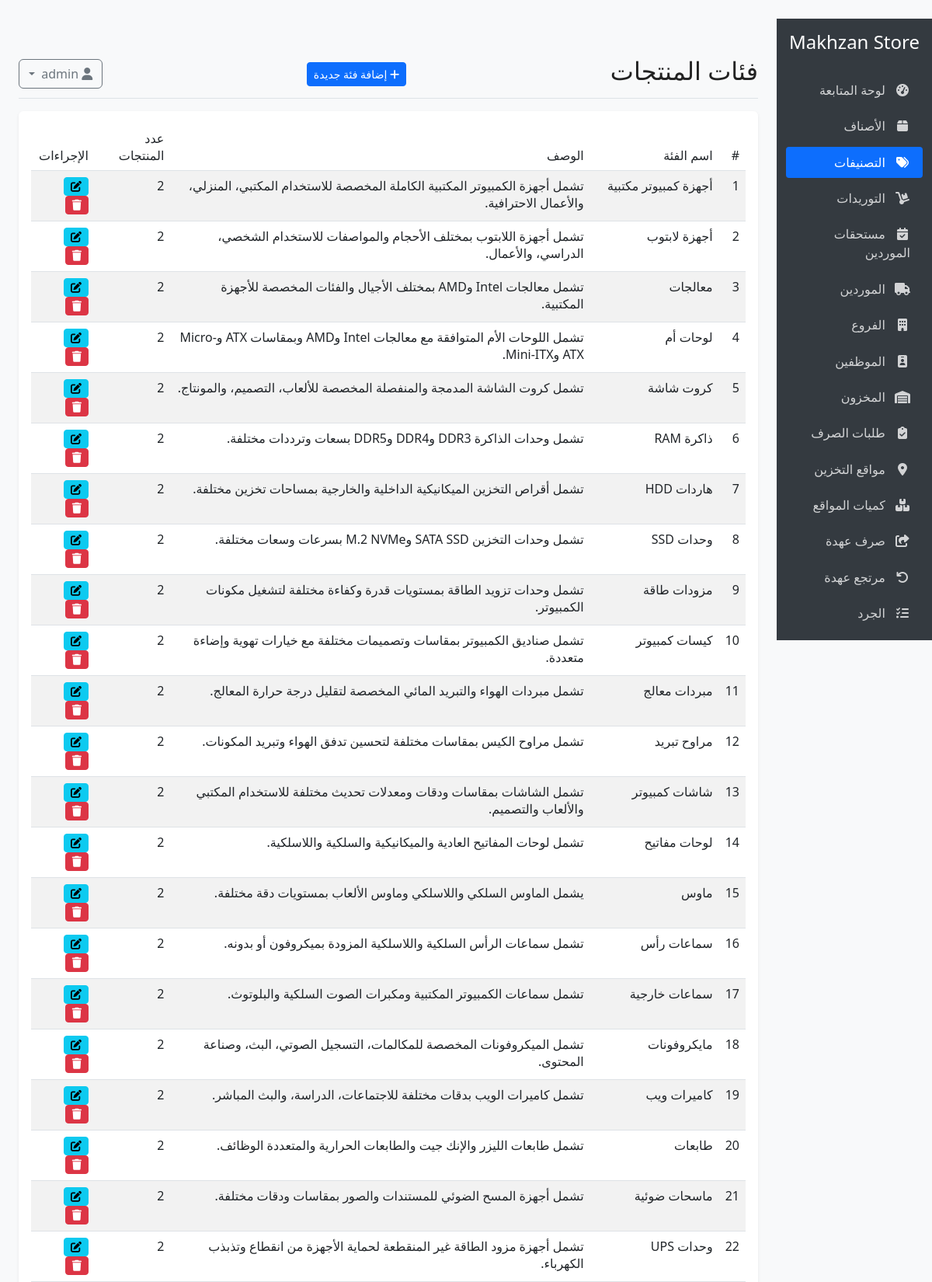
Page /categories (signed in, upper part) on the committed database.
### models.py (models this page shows, shortened)
class Setting(db.Model):
    __tablename__ = 'settings'
    id = db.Column(db.Integer, primary_key=True)
    key = db.Column(db.String(50), unique=True, nullable=False)
    value = db.Column(db.Text, nullable=True)

class Category(db.Model):
    __tablename__ = 'categories'
    id = db.Column(db.Integer, primary_key=True)
    name = db.Column(db.String(100), nullable=False)
    description = db.Column(db.Text, nullable=True)
    notes = db.Column(db.Text, nullable=True)
    products = db.relationship('Product', backref='category', lazy=True)

### app.py (the view)
@app.route('/categories')
@login_required
def categories():
    categories = Category.query.all()
    form = CategoryForm()
    return render_template('categories/index.html', categories=categories, form=form)

### app.py (called while the page is built)
def user_permissions(user):
    if not user or not user.is_authenticated:
        return set()
    if user.role == 'admin':
        return set(ALL_PERMISSION_CODES)
    permissions = set(ROLE_DEFAULT_PERMISSIONS.get(user.role, set()))
    permissions.update(parse_permissions(getattr(user, 'custom_permissions', None)))
    return permissions

def has_permission(permission_code):
    if not permission_code:
        return current_user.is_authenticated
    return permission_code in user_permissions(current_user)

@app.before_request
def enforce_endpoint_permissions():
    if request.endpoint in (None, 'static', 'login', 'logout'):
        return None
    permission_code = ENDPOINT_PERMISSIONS.get(request.endpoint)
    if permission_code and current_user.is_authenticated and not has_permission(permission_code):
        flash('ليس لديك صلاحية الوصول لهذه الصفحة أو تنفيذ هذا الإجراء.', 'danger')
        return redirect(url_for('index'))
    return None

@login_manager.user_loader
def load_user(user_id):
    user = User.query.get(int(user_id))
    if user and not user.is_active:
        return None
    return user

@app.before_request
def hide_retail_pages_in_company_mode():
    path = request.path.rstrip('/') or '/'
    if path.startswith('/static') or not current_user.is_authenticated:
        return None
    if any(path == prefix or path.startswith(f'{prefix}/') for prefix in RETAIL_ONLY_PREFIXES):
        flash('تم إخفاء صفحات البيع والعملاء والكاشير لأن النظام مضبوط كمخزن شركة داخلي.', 'warning')
        return redirect(url_for('index'))
    if path in RETAIL_ONLY_REPORT_PATHS:
        flash('هذا التقرير خاص بالبيع التجاري وغير مستخدم في نظام مخازن الشركة.', 'warning')
        return redirect(url_for('reports'))
    return None

@app.context_processor
def inject_settings():
    from models import Setting
    settings = {s.key: s.value for s in Setting.query.all()}
    def page_url(page):
        args = request.args.to_dict(flat=True)
        args['page'] = page
        return url_for(request.endpoint, **(request.view_args or {}), **args)
    return dict(settings=settings, page_url=page_url, can=has_permission, permission_groups=PERMISSION_GROUPS, display_email=display_user_email)

### templates/categories/index.html (shortened to what this page needs)
{% extends "base.html" %}
{% block header %}فئات المنتجات{% endblock %}
{% block header_buttons %}
{% if can('categories.manage') %}
<button type="button" class="btn btn-sm btn-primary" data-bs-toggle="modal" data-bs-target="#addCategoryModal">
    <i class="fas fa-plus"></i> إضافة فئة جديدة
</button>
{% endif %}
{% endblock %}
{% block content %}
<div class="card">
    <div class="card-body">
        <div class="table-responsive">
            <table class="table table-striped table-hover">
                <thead>
                    <tr>
                        <th>#</th>
                        <th>اسم الفئة</th>
                        <th>الوصف</th>
                        <th>عدد المنتجات</th>
                        <th>الإجراءات</th>
                    </tr>
                </thead>
                <tbody>
                    {% for category in categories %}
                    <tr>
                        <td>{{ category.id }}</td>
                        <td>{{ category.name }}</td>
                        <td>{{ category.description }}</td>
                        <td>{{ category.products|length }}</td>
                        <td>
                            {% if can('categories.manage') %}
                            <button type="button" class="btn btn-sm btn-info" data-bs-toggle="modal" data-bs-target="#editCategoryModal{{ category.id }}">
                                <i class="fas fa-edit"></i>
                            </button>
                            <button type="button" class="btn btn-sm btn-danger" data-bs-toggle="modal" data-bs-target="#deleteCategoryModal{{ category.id }}">
                                <i class="fas fa-trash"></i>
                            </button>
                            {% endif %}
                        </td>
                    </tr>
                    {% endfor %}
                </tbody>
            </table>
        </div>
    </div>
</div>
{% endblock %}

### templates/base.html (shortened to what this page needs)
﻿<!DOCTYPE html>
<html lang="ar" dir="rtl">
<head>
    <link rel="stylesheet" href="https://cdn.jsdelivr.net/npm/bootstrap@5.3.0/dist/css/bootstrap.rtl.min.css">
    <link rel="stylesheet" href="https://cdnjs.cloudflare.com/ajax/libs/font-awesome/6.4.0/css/all.min.css">
    <link id="theme-style" rel="stylesheet" href="{{ url_for('static', filename='css/' + (settings.get('theme', 'light') if settings else 'light') + '.css') }}">
</head>
<body>
    <div class="container-fluid">
        <div class="row">
            <div class="col-md-3 col-lg-2 d-md-block sidebar collapse">
                <div class="position-sticky pt-3">
                    <div class="text-center mb-4">
                        <h4>{{ settings['store_name'] if settings and settings.get('store_name') else 'مخازن الشركة' }}</h4>
                    </div>
                    <ul class="nav flex-column">
                        {% for permission, href, icon, label in nav_items %}
                            {% if can(permission) %}
                            <li class="nav-item">
                                <a class="nav-link {% if request.path == href or (href != '/' and request.path.startswith(href)) %}active{% endif %}" href="{{ href }}">
                                    <i class="{{ icon }}"></i> {{ label }}
                                </a>
                            </li>
                            {% endif %}
                        {% endfor %}
                    </ul>
                </div>
            </div>
            <main class="col-md-9 ms-sm-auto col-lg-10 px-md-4 main-content">
                <div class="d-flex justify-content-between flex-wrap flex-md-nowrap align-items-center pt-3 pb-2 mb-3 border-bottom">
                    <h1 class="h2">{% block header %}{% endblock %}</h1>
                    <div>
                        {% block header_buttons %}{% endblock %}
                    </div>
                    <div class="btn-toolbar mb-2 mb-md-0">
                        <div class="dropdown">
                            <button class="btn btn-outline-secondary dropdown-toggle" type="button" id="userDropdown" data-bs-toggle="dropdown" aria-expanded="false">
                                <i class="fas fa-user"></i>
                            </button>
                        </div>
                    </div>
                </div>
                {% block content %}{% endblock %}
            </main>
        </div>
    </div>
</body>
</html>

### static/css/light.css (style rules this page uses)
body { background: #fff; color: #222; }
.card, .table { background: #fff; color: #222; }
.navbar, .sidebar { background: #f8f9fa; color: #222; }

### templates/base.html (style rules this page uses)
body { font-family: 'Segoe UI', Tahoma, Geneva, Verdana, sans-serif; background-color: #f8f9fa; }
.sidebar { height: 100vh; position: sticky; top: 0; overflow-y: auto; overflow-x: hidden; background-color: #343a40; color: #fff; }
.sidebar .nav-link { color: rgba(255, 255, 255, 0.78); padding: 0.5rem 1rem; margin: 0.2rem 0; border-radius: 0.25rem; }
.sidebar .nav-link.active { color: #fff; background-color: #0d6efd; }
.sidebar .nav-link i { margin-left: 0.5rem; width: 1.25rem; text-align: center; }
.main-content { padding: 2rem; }
.card { margin-bottom: 1.5rem; border: none; box-shadow: 0 0.125rem 0.25rem rgba(0, 0, 0, 0.075); }
.table th { font-weight: 500; }

### rows in the picture
Setting: value "Makhzan Store"
Category: id "1", name "أجهزة كمبيوتر مكتبية", description "تشمل أجهزة الكمبيوتر المكتبية الكاملة المخصصة للاستخدام المكتبي، المنزلي، والأعمال الاحترافية.", products|length "2"
Category: id "2", name "أجهزة لابتوب", description "تشمل أجهزة اللابتوب بمختلف الأحجام والمواصفات للاستخدام الشخصي، الدراسي، والأعمال.", products|length "2"
Category: id "3", name "معالجات", description "تشمل معالجات Intel وAMD بمختلف الأجيال والفئات المخصصة للأجهزة المكتبية.", products|length "2"
Category: id "4", name "لوحات أم", description "تشمل اللوحات الأم المتوافقة مع معالجات Intel وAMD وبمقاسات ATX وMicro-ATX وMini-ITX.", products|length "2"
Category: id "5", name "كروت شاشة", description "تشمل كروت الشاشة المدمجة والمنفصلة المخصصة للألعاب، التصميم، والمونتاج.", products|length "2"
Category: id "6", name "ذاكرة RAM", description "تشمل وحدات الذاكرة DDR3 وDDR4 وDDR5 بسعات وترددات مختلفة.", products|length "2"
Category: id "7", name "هاردات HDD", description "تشمل أقراص التخزين الميكانيكية الداخلية والخارجية بمساحات تخزين مختلفة.", products|length "2"
Category: id "8", name "وحدات SSD", description "تشمل وحدات التخزين SATA SSD وM.2 NVMe بسرعات وسعات مختلفة.", products|length "2"
Category: id "9", name "مزودات طاقة", description "تشمل وحدات تزويد الطاقة بمستويات قدرة وكفاءة مختلفة لتشغيل مكونات الكمبيوتر.", products|length "2"
Category: id "10", name "كيسات كمبيوتر", description "تشمل صناديق الكمبيوتر بمقاسات وتصميمات مختلفة مع خيارات تهوية وإضاءة متعددة.", products|length "2"
Category: id "11", name "مبردات معالج", description "تشمل مبردات الهواء والتبريد المائي المخصصة لتقليل درجة حرارة المعالج.", products|length "2"
Category: id "12", name "مراوح تبريد", description "تشمل مراوح الكيس بمقاسات مختلفة لتحسين تدفق الهواء وتبريد المكونات.", products|length "2"
Category: id "13", name "شاشات كمبيوتر", description "تشمل الشاشات بمقاسات ودقات ومعدلات تحديث مختلفة للاستخدام المكتبي والألعاب والتصميم.", products|length "2"
Category: id "14", name "لوحات مفاتيح", description "تشمل لوحات المفاتيح العادية والميكانيكية والسلكية واللاسلكية.", products|length "2"
Category: id "15", name "ماوس", description "يشمل الماوس السلكي واللاسلكي وماوس الألعاب بمستويات دقة مختلفة.", products|length "2"
Category: id "16", name "سماعات رأس", description "تشمل سماعات الرأس السلكية واللاسلكية المزودة بميكروفون أو بدونه.", products|length "2"
Category: id "17", name "سماعات خارجية", description "تشمل سماعات الكمبيوتر المكتبية ومكبرات الصوت السلكية والبلوتوث.", products|length "2"
Category: id "18", name "مايكروفونات", description "تشمل الميكروفونات المخصصة للمكالمات، التسجيل الصوتي، البث، وصناعة المحتوى.", products|length "2"
Category: id "19", name "كاميرات ويب", description "تشمل كاميرات الويب بدقات مختلفة للاجتماعات، الدراسة، والبث المباشر.", products|length "2"
Category: id "20", name "طابعات", description "تشمل طابعات الليزر والإنك جيت والطابعات الحرارية والمتعددة الوظائف.", products|length "2"
Category: id "21", name "ماسحات ضوئية", description "تشمل أجهزة المسح الضوئي للمستندات والصور بمقاسات ودقات مختلفة.", products|length "2"
Category: id "22", name "وحدات UPS", description "تشمل أجهزة مزود الطاقة غير المنقطعة لحماية الأجهزة من انقطاع وتذبذب الكهرباء.", products|length "2"

### other values in the picture
{{ label }} "لوحة المتابعة" "الأصناف" "التصنيفات" "التوريدات" "مستحقات الموردين" "الموردين" "الفروع" "الموظفين" "المخزون" "طلبات الصرف" "مواقع التخزين" "كميات المواقع" "صرف عهدة" "مرتجع عهدة" "الجرد"
